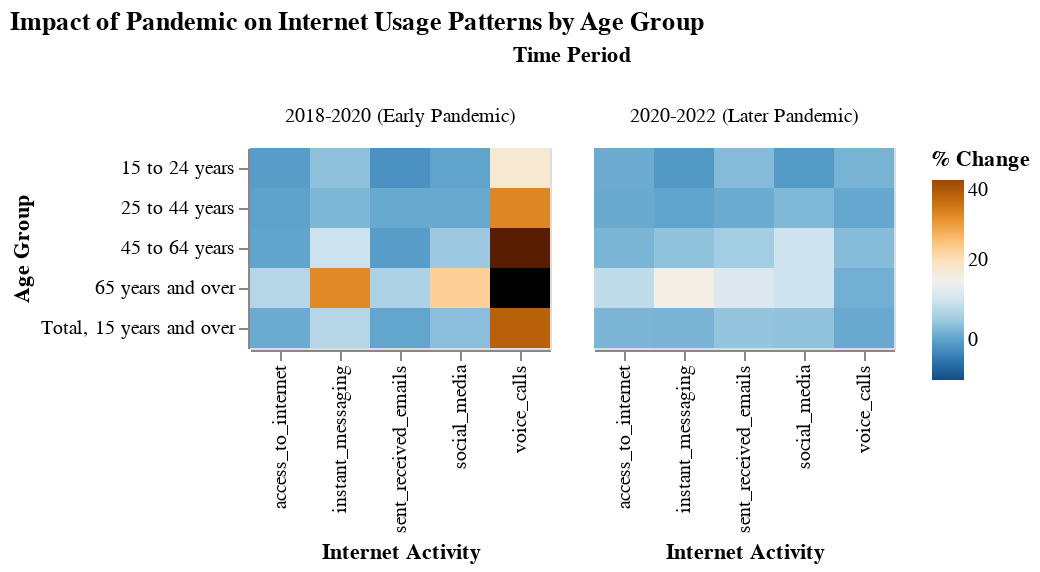

Notebook code for this chart:
### Code cell
heatmap = alt.Chart(df_changes).mark_rect().encode(
    x=alt.X('activity:N', title='Internet Activity'),
    y=alt.Y('age_group:N', title='Age Group', sort=['15 to 24 years', '25 to 44 years', '45 to 64 years', '65 years and over']),
    color=alt.Color('percent_change:Q', scale=alt.Scale(scheme='blueorange', domain=[-10, 40]), title='% Change'),
    column=alt.Column('period:N', title='Time Period'),
    tooltip=['age_group:N', 'activity:N', 'percent_change:Q', 'covid_cases:Q']
).properties(
    width=150,
    height=100,
    title='Impact of Pandemic on Internet Usage Patterns by Age Group'
)
heatmap

### Figure 1 — Vega-Lite specification as saved in the notebook (floating-point values rounded to 4 significant figures)
{"config": {"view": {"continuousWidth": 300, "continuousHeight": 300}}, "data": {"name": "data-985f65a7ac86e89e513f8537e8e25a21"}, "mark": {"type": "rect"}, "encoding": {"color": {"field": "percent_change", "scale": {"domain": [-10, 40], "scheme": "blueorange"}, "title": "% Change", "type": "quantitative"}, "column": {"field": "period", "title": "Time Period", "type": "nominal"}, "tooltip": [{"field": "age_group", "type": "nominal"}, {"field": "activity", "type": "nominal"}, {"field": "percent_change", "type": "quantitative"}, {"field": "covid_cases", "type": "quantitative"}], "x": {"field": "activity", "title": "Internet Activity", "type": "nominal"}, "y": {"field": "age_group", "sort": ["15 to 24 years", "25 to 44 years", "45 to 64 years", "65 years and over"], "title": "Age Group", "type": "nominal"}}, "height": 100, "title": "Impact of Pandemic on Internet Usage Patterns by Age Group", "width": 150, "$schema": "https://vega.github.io/schema/vega-lite/v5.20.1.json", "datasets": {"data-985f65a7ac86e89e513f8537e8e25a21": [{"age_group": "15 to 24 years", "activity": "access_to_internet", "period": "2018-2020 (Early Pandemic)", "percent_change": -0.6085, "covid_cases": 759.1}, {"age_group": "15 to 24 years", "activity": "access_to_internet", "period": "2020-2022 (Later Pandemic)", "percent_change": 1.224, "covid_cases": 27330.0}, {"age_group": "15 to 24 years", "activity": "sent_received_emails", "period": "2018-2020 (Early Pandemic)", "percent_change": -1.95, "covid_cases": 759.1}, {"age_group": "15 to 24 years", "activity": "sent_received_emails", "period": "2020-2022 (Later Pandemic)", "percent_change": 3.094, "covid_cases": 27330.0}, {"age_group": "15 to 24 years", "activity": "instant_messaging", "period": "2018-2020 (Early Pandemic)", "percent_change": 3.906, "covid_cases": 759.1}, {"age_group": "15 to 24 years", "activity": "instant_messaging", "period": "2020-2022 (Later Pandemic)", "percent_change": -1.074, "covid_cases": 27330.0}, {"age_group": "15 to 24 years", "activity": "social_media", "period": "2018-2020 (Early Pandemic)", "percent_change": 0.2195, "covid_cases": 759.1}, {"age_group": "15 to 24 years", "activity": "social_media", "period": "2020-2022 (Later Pandemic)", "percent_change": -0.8762, "covid_cases": 27330.0}, {"age_group": "15 to 24 years", "activity": "voice_calls", "period": "2018-2020 (Early Pandemic)", "percent_change": 17.62, "covid_cases": 759.1}, {"age_group": "15 to 24 years", "activity": "voice_calls", "period": "2020-2022 (Later Pandemic)", "percent_change": 2.122, "covid_cases": 27330.0}, {"age_group": "25 to 44 years", "activity": "access_to_internet", "period": "2018-2020 (Early Pandemic)", "percent_change": 0.0, "covid_cases": 759.1}, {"age_group": "25 to 44 years", "activity": "access_to_internet", "period": "2020-2022 (Later Pandemic)", "percent_change": 1.018, "covid_cases": 27330.0}, {"age_group": "25 to 44 years", "activity": "sent_received_emails", "period": "2018-2020 (Early Pandemic)", "percent_change": 0.8493, "covid_cases": 759.1}, {"age_group": "25 to 44 years", "activity": "sent_received_emails", "period": "2020-2022 (Later Pandemic)", "percent_change": 1.263, "covid_cases": 27330.0}, {"age_group": "25 to 44 years", "activity": "instant_messaging", "period": "2018-2020 (Early Pandemic)", "percent_change": 2.596, "covid_cases": 759.1}, {"age_group": "25 to 44 years", "activity": "instant_messaging", "period": "2020-2022 (Later Pandemic)", "percent_change": 0.33, "covid_cases": 27330.0}, {"age_group": "25 to 44 years", "activity": "social_media", "period": "2018-2020 (Early Pandemic)", "percent_change": 0.9259, "covid_cases": 759.1}, {"age_group": "25 to 44 years", "activity": "social_media", "period": "2020-2022 (Later Pandemic)", "percent_change": 2.752, "covid_cases": 27330.0}, {"age_group": "25 to 44 years", "activity": "voice_calls", "period": "2018-2020 (Early Pandemic)", "percent_change": 31.57, "covid_cases": 759.1}, {"age_group": "25 to 44 years", "activity": "voice_calls", "period": "2020-2022 (Later Pandemic)", "percent_change": 0.6281, "covid_cases": 27330.0}, {"age_group": "45 to 64 years", "activity": "access_to_internet", "period": "2018-2020 (Early Pandemic)", "percent_change": 0.3195, "covid_cases": 759.1}, {"age_group": "45 to 64 years", "activity": "access_to_internet", "period": "2020-2022 (Later Pandemic)", "percent_change": 2.335, "covid_cases": 27330.0}, {"age_group": "45 to 64 years", "activity": "sent_received_emails", "period": "2018-2020 (Early Pandemic)", "percent_change": -0.5695, "covid_cases": 759.1}, {"age_group": "45 to 64 years", "activity": "sent_received_emails", "period": "2020-2022 (Later Pandemic)", "percent_change": 5.613, "covid_cases": 27330.0}, {"age_group": "45 to 64 years", "activity": "instant_messaging", "period": "2018-2020 (Early Pandemic)", "percent_change": 9.475, "covid_cases": 759.1}, {"age_group": "45 to 64 years", "activity": "instant_messaging", "period": "2020-2022 (Later Pandemic)", "percent_change": 4.128, "covid_cases": 27330.0}, {"age_group": "45 to 64 years", "activity": "social_media", "period": "2018-2020 (Early Pandemic)", "percent_change": 4.936, "covid_cases": 759.1}, {"age_group": "45 to 64 years", "activity": "social_media", "period": "2020-2022 (Later Pandemic)", "percent_change": 9.712, "covid_cases": 27330.0}, {"age_group": "45 to 64 years", "activity": "voice_calls", "period": "2018-2020 (Early Pandemic)", "percent_change": 47.38, "covid_cases": 759.1}, {"age_group": "45 to 64 years", "activity": "voice_calls", "period": "2020-2022 (Later Pandemic)", "percent_change": 3.215, "covid_cases": 27330.0}, {"age_group": "65 years and over", "activity": "access_to_internet", "period": "2018-2020 (Early Pandemic)", "percent_change": 7.163, "covid_cases": 759.1}, {"age_group": "65 years and over", "activity": "access_to_internet", "period": "2020-2022 (Later Pandemic)", "percent_change": 8.257, "covid_cases": 27330.0}, {"age_group": "65 years and over", "activity": "sent_received_emails", "period": "2018-2020 (Early Pandemic)", "percent_change": 6.518, "covid_cases": 759.1}, {"age_group": "65 years and over", "activity": "sent_received_emails", "period": "2020-2022 (Later Pandemic)", "percent_change": 11.49, "covid_cases": 27330.0}, {"age_group": "65 years and over", "activity": "instant_messaging", "period": "2018-2020 (Early Pandemic)", "percent_change": 31.25, "covid_cases": 759.1}, {"age_group": "65 years and over", "activity": "instant_messaging", "period": "2020-2022 (Later Pandemic)", "percent_change": 15.42, "covid_cases": 27330.0}, {"age_group": "65 years and over", "activity": "social_media", "period": "2018-2020 (Early Pandemic)", "percent_change": 22.53, "covid_cases": 759.1}, {"age_group": "65 years and over", "activity": "social_media", "period": "2020-2022 (Later Pandemic)", "percent_change": 9.572, "covid_cases": 27330.0}, {"age_group": "65 years and over", "activity": "voice_calls", "period": "2018-2020 (Early Pandemic)", "percent_change": 75.47, "covid_cases": 759.1}, {"age_group": "65 years and over", "activity": "voice_calls", "period": "2020-2022 (Later Pandemic)", "percent_change": 1.613, "covid_cases": 27330.0}, {"age_group": "Total, 15 years and over", "activity": "access_to_internet", "period": "2018-2020 (Early Pandemic)", "percent_change": 1.095, "covid_cases": 759.1}, {"age_group": "Total, 15 years and over", "activity": "access_to_internet", "period": "2020-2022 (Later Pandemic)", "percent_change": 2.384, "covid_cases": 27330.0}, {"age_group": "Total, 15 years and over", "activity": "sent_received_emails", "period": "2018-2020 (Early Pandemic)", "percent_change": 0.4678, "covid_cases": 759.1}, {"age_group": "Total, 15 years and over", "activity": "sent_received_emails", "period": "2020-2022 (Later Pandemic)", "percent_change": 4.307, "covid_cases": 27330.0}, {"age_group": "Total, 15 years and over", "activity": "instant_messaging", "period": "2018-2020 (Early Pandemic)", "percent_change": 7.314, "covid_cases": 759.1}, {"age_group": "Total, 15 years and over", "activity": "instant_messaging", "period": "2020-2022 (Later Pandemic)", "percent_change": 2.228, "covid_cases": 27330.0}, {"age_group": "Total, 15 years and over", "activity": "social_media", "period": "2018-2020 (Early Pandemic)", "percent_change": 3.504, "covid_cases": 759.1}, {"age_group": "Total, 15 years and over", "activity": "social_media", "period": "2020-2022 (Later Pandemic)", "percent_change": 3.949, "covid_cases": 27330.0}, {"age_group": "Total, 15 years and over", "activity": "voice_calls", "period": "2018-2020 (Early Pandemic)", "percent_change": 36.38, "covid_cases": 759.1}, {"age_group": "Total, 15 years and over", "activity": "voice_calls", "period": "2020-2022 (Later Pandemic)", "percent_change": 0.936, "covid_cases": 27330.0}]}}
